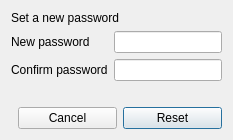
<?xml version="1.0" encoding="UTF-8"?>
<ui version="4.0">
 <class>QtResetPasswordDialog</class>
 <widget class="QDialog" name="QtResetPasswordDialog">
  <property name="windowTitle">
   <string>Reset password</string>
  </property>
  <property name="modal">
   <bool>true</bool>
  </property>
  <layout class="QVBoxLayout" name="rootLayout">
   <item>
    <widget class="QLabel" name="headingLabel">
     <property name="text">
      <string>Set a new password</string>
     </property>
    </widget>
   </item>
   <item>
    <layout class="QFormLayout" name="formLayout">
     <item row="0" column="0">
      <widget class="QLabel" name="passwordLabel">
       <property name="text">
        <string>New password</string>
       </property>
      </widget>
     </item>
     <item row="0" column="1">
      <widget class="QLineEdit" name="passwordEdit">
       <property name="echoMode">
        <enum>QLineEdit::Password</enum>
       </property>
      </widget>
     </item>
     <item row="1" column="0">
      <widget class="QLabel" name="confirmLabel">
       <property name="text">
        <string>Confirm password</string>
       </property>
      </widget>
     </item>
     <item row="1" column="1">
      <widget class="QLineEdit" name="confirmEdit">
       <property name="echoMode">
        <enum>QLineEdit::Password</enum>
       </property>
      </widget>
     </item>
    </layout>
   </item>
   <item>
    <widget class="QLabel" name="errorLabel">
     <property name="text">
      <string/>
     </property>
     <property name="visible">
      <bool>false</bool>
     </property>
    </widget>
   </item>
   <item>
    <layout class="QHBoxLayout" name="buttonRow">
     <item>
      <spacer name="buttonSpacer">
       <property name="orientation">
        <enum>Qt::Horizontal</enum>
       </property>
      </spacer>
     </item>
     <item>
      <widget class="QPushButton" name="cancelButton">
       <property name="text">
        <string>Cancel</string>
       </property>
      </widget>
     </item>
     <item>
      <widget class="QPushButton" name="resetButton">
       <property name="text">
        <string>Reset</string>
       </property>
       <property name="default">
        <bool>true</bool>
       </property>
      </widget>
     </item>
    </layout>
   </item>
  </layout>
 </widget>
 <resources/>
 <connections/>
</ui>
